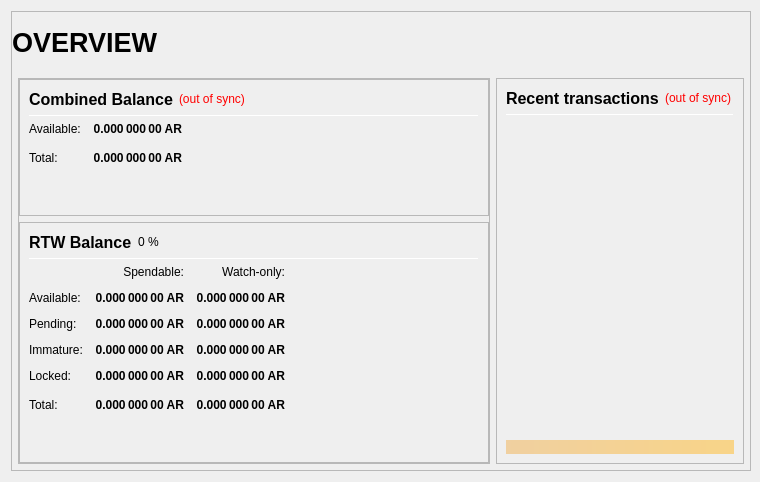
<?xml version="1.0" encoding="UTF-8"?>
<ui version="4.0">
 <class>OverviewPage</class>
 <widget class="QWidget" name="OverviewPage">
  <property name="geometry">
   <rect>
    <x>0</x>
    <y>0</y>
    <width>760</width>
    <height>482</height>
   </rect>
  </property>
  <property name="minimumSize">
   <size>
    <width>660</width>
    <height>482</height>
   </size>
  </property>
  <property name="maximumSize">
   <size>
    <width>860</width>
    <height>782</height>
   </size>
  </property>
  <property name="windowTitle">
   <string>Form</string>
  </property>
  <layout class="QVBoxLayout" name="topLayout" stretch="1">
   <property name="rightMargin">
    <number>9</number>
   </property>
   <item>
    <widget class="QFrame" name="frame_BG">
     <property name="minimumSize">
      <size>
       <width>650</width>
       <height>410</height>
      </size>
     </property>
     <property name="maximumSize">
      <size>
       <width>16777215</width>
       <height>16777215</height>
      </size>
     </property>
     <property name="frameShape">
      <enum>QFrame::StyledPanel</enum>
     </property>
     <property name="frameShadow">
      <enum>QFrame::Raised</enum>
     </property>
     <layout class="QVBoxLayout" name="verticalLayout_3" stretch="1">
      <property name="leftMargin">
       <number>0</number>
      </property>
      <property name="topMargin">
       <number>0</number>
      </property>
      <property name="rightMargin">
       <number>0</number>
      </property>
      <property name="bottomMargin">
       <number>6</number>
      </property>
      <item>
       <layout class="QVBoxLayout" name="verticalLayout_Master" stretch="0,1">
        <property name="leftMargin">
         <number>0</number>
        </property>
        <property name="topMargin">
         <number>0</number>
        </property>
        <property name="rightMargin">
         <number>0</number>
        </property>
        <property name="bottomMargin">
         <number>0</number>
        </property>
        <item>
         <widget class="QFrame" name="frame_Header">
          <layout class="QVBoxLayout" name="verticalLayout_Header" stretch="0">
           <property name="leftMargin">
            <number>0</number>
           </property>
           <property name="topMargin">
            <number>0</number>
           </property>
           <property name="rightMargin">
            <number>0</number>
           </property>
           <property name="bottomMargin">
            <number>0</number>
           </property>
           <item>
            <layout class="QHBoxLayout" name="horizontalLayout_Header" stretch="1,0,1">
             <property name="spacing">
              <number>6</number>
             </property>
             <item>
              <widget class="QLabel" name="labelOverviewHeaderLeft">
               <property name="minimumSize">
                <size>
                 <width>464</width>
                 <height>60</height>
                </size>
               </property>
               <property name="maximumSize">
                <size>
                 <width>16777215</width>
                 <height>60</height>
                </size>
               </property>
               <property name="font">
                <font>
                 <pointsize>20</pointsize>
                 <weight>75</weight>
                 <bold>true</bold>
                </font>
               </property>
               <property name="text">
                <string>OVERVIEW</string>
               </property>
               <property name="alignment">
                <set>Qt::AlignLeading|Qt::AlignLeft|Qt::AlignVCenter</set>
               </property>
              </widget>
             </item>
             <item>
              <spacer name="horizontalSpacer_Header">
               <property name="orientation">
                <enum>Qt::Horizontal</enum>
               </property>
               <property name="sizeHint" stdset="0">
                <size>
                 <width>40</width>
                 <height>20</height>
                </size>
               </property>
              </spacer>
             </item>
             <item>
              <widget class="QLabel" name="labelOverviewHeaderRight">
               <property name="minimumSize">
                <size>
                 <width>464</width>
                 <height>60</height>
                </size>
               </property>
               <property name="maximumSize">
                <size>
                 <width>16777215</width>
                 <height>60</height>
                </size>
               </property>
               <property name="font">
                <font>
                 <pointsize>14</pointsize>
                </font>
               </property>
               <property name="text">
                <string/>
               </property>
               <property name="alignment">
                <set>Qt::AlignRight|Qt::AlignTrailing|Qt::AlignVCenter</set>
               </property>
              </widget>
             </item>
            </layout>
           </item>
          </layout>
         </widget>
        </item>
        <item>
         <widget class="QFrame" name="frame_Content">
          <layout class="QVBoxLayout" name="verticalLayout_Content">
           <property name="leftMargin">
            <number>6</number>
           </property>
           <property name="topMargin">
            <number>0</number>
           </property>
           <property name="rightMargin">
            <number>6</number>
           </property>
           <property name="bottomMargin">
            <number>0</number>
           </property>
           <item>
            <layout class="QHBoxLayout" name="horizontalLayout_Content" stretch="1,1">
             <property name="spacing">
              <number>6</number>
             </property>
             <item>
              <layout class="QVBoxLayout" name="verticalLayout_left" stretch="1">
               <item>
                <widget class="QFrame" name="frameObfuscation">
                 <property name="minimumSize">
                  <size>
                   <width>0</width>
                   <height>0</height>
                  </size>
                 </property>
                 <property name="frameShape">
                  <enum>QFrame::StyledPanel</enum>
                 </property>
                 <property name="frameShadow">
                  <enum>QFrame::Raised</enum>
                 </property>
                 <layout class="QVBoxLayout" name="verticalLayout" stretch="0,0,0">
                  <property name="leftMargin">
                   <number>0</number>
                  </property>
                  <property name="topMargin">
                   <number>0</number>
                  </property>
                  <property name="rightMargin">
                   <number>0</number>
                  </property>
                  <property name="bottomMargin">
                   <number>0</number>
                  </property>
                  <item>
                   <widget class="QFrame" name="frame_CombinedBalances">
                    <property name="minimumSize">
                     <size>
                      <width>470</width>
                      <height>0</height>
                     </size>
                    </property>
                    <property name="frameShape">
                     <enum>QFrame::StyledPanel</enum>
                    </property>
                    <property name="frameShadow">
                     <enum>QFrame::Raised</enum>
                    </property>
                    <layout class="QVBoxLayout" name="verticalLayout_5">
                     <item>
                      <layout class="QHBoxLayout" name="horizontalLayout_5" stretch="0,0,0">
                       <item>
                        <widget class="QLabel" name="label_5z">
                         <property name="minimumSize">
                          <size>
                           <width>0</width>
                           <height>20</height>
                          </size>
                         </property>
                         <property name="font">
                          <font>
                           <pointsize>12</pointsize>
                           <weight>75</weight>
                           <bold>true</bold>
                          </font>
                         </property>
                         <property name="toolTip">
                          <string>Combined Balance (including unconfirmed and immature coins)</string>
                         </property>
                         <property name="text">
                          <string>Combined Balance</string>
                         </property>
                        </widget>
                       </item>
                       <item>
                        <widget class="QLabel" name="labelWalletStatus">
                         <property name="cursor">
                          <cursorShape>WhatsThisCursor</cursorShape>
                         </property>
                         <property name="toolTip">
                          <string>The displayed information may be out of date. Your wallet automatically synchronizes with the AriA network after a connection is established, but this process has not completed yet.</string>
                         </property>
                         <property name="styleSheet">
                          <string notr="true">QLabel { color: red; }</string>
                         </property>
                         <property name="text">
                          <string notr="true">(out of sync)</string>
                         </property>
                         <property name="alignment">
                          <set>Qt::AlignLeading|Qt::AlignLeft|Qt::AlignVCenter</set>
                         </property>
                        </widget>
                       </item>
                       <item>
                        <spacer name="horizontalSpacer_1">
                         <property name="orientation">
                          <enum>Qt::Horizontal</enum>
                         </property>
                         <property name="sizeHint" stdset="0">
                          <size>
                           <width>40</width>
                           <height>20</height>
                          </size>
                         </property>
                        </spacer>
                       </item>
                      </layout>
                     </item>
                     <item>
                      <widget class="Line" name="line_CombinedBalance">
                       <property name="minimumSize">
                        <size>
                         <width>0</width>
                         <height>1</height>
                        </size>
                       </property>
                       <property name="maximumSize">
                        <size>
                         <width>16777215</width>
                         <height>1</height>
                        </size>
                       </property>
                       <property name="orientation">
                        <enum>Qt::Horizontal</enum>
                       </property>
                      </widget>
                     </item>
                     <item>
                      <layout class="QGridLayout" name="gridLayout_3">
                       <property name="spacing">
                        <number>12</number>
                       </property>
                       <item row="1" column="0">
                        <widget class="QLabel" name="labelBalanceTextz">
                         <property name="text">
                          <string>Available:</string>
                         </property>
                        </widget>
                       </item>
                       <item row="1" column="1">
                        <widget class="QLabel" name="labelBalancez">
                         <property name="font">
                          <font>
                           <weight>75</weight>
                           <bold>true</bold>
                          </font>
                         </property>
                         <property name="cursor">
                          <cursorShape>IBeamCursor</cursorShape>
                         </property>
                         <property name="toolTip">
                          <string>Your current spendable balance</string>
                         </property>
                         <property name="text">
                          <string notr="true">0.000 000 00 AR</string>
                         </property>
                         <property name="alignment">
                          <set>Qt::AlignRight|Qt::AlignTrailing|Qt::AlignVCenter</set>
                         </property>
                         <property name="textInteractionFlags">
                          <set>Qt::LinksAccessibleByMouse|Qt::TextSelectableByKeyboard|Qt::TextSelectableByMouse</set>
                         </property>
                        </widget>
                       </item>
                       <item row="2" column="0">
                        <widget class="QLabel" name="labelTotalTextz">
                         <property name="text">
                          <string>Total:</string>
                         </property>
                        </widget>
                       </item>
                       <item row="2" column="1">
                        <widget class="QLabel" name="labelTotalz">
                         <property name="font">
                          <font>
                           <weight>75</weight>
                           <bold>true</bold>
                          </font>
                         </property>
                         <property name="cursor">
                          <cursorShape>IBeamCursor</cursorShape>
                         </property>
                         <property name="toolTip">
                          <string>Total Balance, including all unavailable coins.</string>
                         </property>
                         <property name="text">
                          <string notr="true">0.000 000 00 AR</string>
                         </property>
                         <property name="alignment">
                          <set>Qt::AlignRight|Qt::AlignTrailing|Qt::AlignVCenter</set>
                         </property>
                         <property name="textInteractionFlags">
                          <set>Qt::LinksAccessibleByMouse|Qt::TextSelectableByKeyboard|Qt::TextSelectableByMouse</set>
                         </property>
                        </widget>
                       </item>
                       <item row="2" column="3">
                        <spacer name="horizontalSpacer_2">
                         <property name="orientation">
                          <enum>Qt::Horizontal</enum>
                         </property>
                         <property name="sizeHint" stdset="0">
                          <size>
                           <width>40</width>
                           <height>20</height>
                          </size>
                         </property>
                        </spacer>
                       </item>
                      </layout>
                     </item>
                     <item>
                      <spacer name="verticalSpacer_1">
                       <property name="orientation">
                        <enum>Qt::Vertical</enum>
                       </property>
                       <property name="sizeHint" stdset="0">
                        <size>
                         <width>20</width>
                         <height>40</height>
                        </size>
                       </property>
                      </spacer>
                     </item>
                    </layout>
                   </widget>
                  </item>
                  <item>
                   <widget class="QFrame" name="frame_Balances">
                    <property name="frameShape">
                     <enum>QFrame::StyledPanel</enum>
                    </property>
                    <property name="frameShadow">
                     <enum>QFrame::Raised</enum>
                    </property>
                    <layout class="QVBoxLayout" name="verticalLayout_4">
                     <item>
                      <layout class="QHBoxLayout" name="horizontalLayout_4">
                       <item>
                        <widget class="QLabel" name="label_5">
                         <property name="minimumSize">
                          <size>
                           <width>0</width>
                           <height>20</height>
                          </size>
                         </property>
                         <property name="font">
                          <font>
                           <pointsize>12</pointsize>
                           <weight>75</weight>
                           <bold>true</bold>
                          </font>
                         </property>
                         <property name="text">
                          <string>RTW Balance</string>
                         </property>
                        </widget>
                       </item>
                       <item>
                        <widget class="QLabel" name="labelAriAPercent">
                         <property name="text">
                          <string notr="true">0 %</string>
                         </property>
                        </widget>
                       </item>
                       <item>
                        <spacer name="horizontalSpacer_3">
                         <property name="orientation">
                          <enum>Qt::Horizontal</enum>
                         </property>
                         <property name="sizeHint" stdset="0">
                          <size>
                           <width>40</width>
                           <height>20</height>
                          </size>
                         </property>
                        </spacer>
                       </item>
                      </layout>
                     </item>
                     <item>
                      <widget class="Line" name="line_Balance">
                       <property name="minimumSize">
                        <size>
                         <width>0</width>
                         <height>1</height>
                        </size>
                       </property>
                       <property name="maximumSize">
                        <size>
                         <width>16777215</width>
                         <height>1</height>
                        </size>
                       </property>
                       <property name="orientation">
                        <enum>Qt::Horizontal</enum>
                       </property>
                      </widget>
                     </item>
                     <item>
                      <layout class="QGridLayout" name="gridLayout">
                       <property name="spacing">
                        <number>12</number>
                       </property>
                       <item row="0" column="1">
                        <widget class="QLabel" name="labelSpendable">
                         <property name="text">
                          <string>Spendable:</string>
                         </property>
                         <property name="alignment">
                          <set>Qt::AlignRight|Qt::AlignTrailing|Qt::AlignVCenter</set>
                         </property>
                        </widget>
                       </item>
                       <item row="0" column="2">
                        <widget class="QLabel" name="labelWatchonly">
                         <property name="text">
                          <string>Watch-only:</string>
                         </property>
                         <property name="alignment">
                          <set>Qt::AlignRight|Qt::AlignTrailing|Qt::AlignVCenter</set>
                         </property>
                        </widget>
                       </item>
                       <item row="1" column="0">
                        <widget class="QLabel" name="labelBalanceText">
                         <property name="text">
                          <string>Available:</string>
                         </property>
                        </widget>
                       </item>
                       <item row="1" column="1">
                        <widget class="QLabel" name="labelBalance">
                         <property name="font">
                          <font>
                           <weight>75</weight>
                           <bold>true</bold>
                          </font>
                         </property>
                         <property name="cursor">
                          <cursorShape>IBeamCursor</cursorShape>
                         </property>
                         <property name="toolTip">
                          <string>Your current spendable balance</string>
                         </property>
                         <property name="text">
                          <string notr="true">0.000 000 00 AR</string>
                         </property>
                         <property name="alignment">
                          <set>Qt::AlignRight|Qt::AlignTrailing|Qt::AlignVCenter</set>
                         </property>
                         <property name="textInteractionFlags">
                          <set>Qt::LinksAccessibleByMouse|Qt::TextSelectableByKeyboard|Qt::TextSelectableByMouse</set>
                         </property>
                        </widget>
                       </item>
                       <item row="1" column="2">
                        <widget class="QLabel" name="labelWatchAvailable">
                         <property name="font">
                          <font>
                           <weight>75</weight>
                           <bold>true</bold>
                          </font>
                         </property>
                         <property name="cursor">
                          <cursorShape>IBeamCursor</cursorShape>
                         </property>
                         <property name="toolTip">
                          <string>Your current balance in watch-only addresses</string>
                         </property>
                         <property name="text">
                          <string notr="true">0.000 000 00 AR</string>
                         </property>
                         <property name="alignment">
                          <set>Qt::AlignRight|Qt::AlignTrailing|Qt::AlignVCenter</set>
                         </property>
                         <property name="textInteractionFlags">
                          <set>Qt::LinksAccessibleByMouse|Qt::TextSelectableByKeyboard|Qt::TextSelectableByMouse</set>
                         </property>
                        </widget>
                       </item>
                       <item row="2" column="0">
                        <widget class="QLabel" name="labelPendingText">
                         <property name="text">
                          <string>Pending:</string>
                         </property>
                        </widget>
                       </item>
                       <item row="2" column="1">
                        <widget class="QLabel" name="labelUnconfirmed">
                         <property name="font">
                          <font>
                           <weight>75</weight>
                           <bold>true</bold>
                          </font>
                         </property>
                         <property name="cursor">
                          <cursorShape>IBeamCursor</cursorShape>
                         </property>
                         <property name="toolTip">
                          <string>Total of transactions that have yet to be confirmed, and do not yet count toward the spendable balance</string>
                         </property>
                         <property name="text">
                          <string notr="true">0.000 000 00 AR</string>
                         </property>
                         <property name="alignment">
                          <set>Qt::AlignRight|Qt::AlignTrailing|Qt::AlignVCenter</set>
                         </property>
                         <property name="textInteractionFlags">
                          <set>Qt::LinksAccessibleByMouse|Qt::TextSelectableByKeyboard|Qt::TextSelectableByMouse</set>
                         </property>
                        </widget>
                       </item>
                       <item row="2" column="2">
                        <widget class="QLabel" name="labelWatchPending">
                         <property name="font">
                          <font>
                           <weight>75</weight>
                           <bold>true</bold>
                          </font>
                         </property>
                         <property name="cursor">
                          <cursorShape>IBeamCursor</cursorShape>
                         </property>
                         <property name="toolTip">
                          <string>Unconfirmed transactions to watch-only addresses</string>
                         </property>
                         <property name="text">
                          <string notr="true">0.000 000 00 AR</string>
                         </property>
                         <property name="alignment">
                          <set>Qt::AlignRight|Qt::AlignTrailing|Qt::AlignVCenter</set>
                         </property>
                         <property name="textInteractionFlags">
                          <set>Qt::LinksAccessibleByMouse|Qt::TextSelectableByKeyboard|Qt::TextSelectableByMouse</set>
                         </property>
                        </widget>
                       </item>
                       <item row="3" column="0">
                        <widget class="QLabel" name="labelImmatureText">
                         <property name="text">
                          <string>Immature:</string>
                         </property>
                        </widget>
                       </item>
                       <item row="3" column="1">
                        <widget class="QLabel" name="labelImmature">
                         <property name="font">
                          <font>
                           <weight>75</weight>
                           <bold>true</bold>
                          </font>
                         </property>
                         <property name="cursor">
                          <cursorShape>IBeamCursor</cursorShape>
                         </property>
                         <property name="toolTip">
                          <string>Staked or masternode rewards that has not yet matured</string>
                         </property>
                         <property name="text">
                          <string notr="true">0.000 000 00 AR</string>
                         </property>
                         <property name="alignment">
                          <set>Qt::AlignRight|Qt::AlignTrailing|Qt::AlignVCenter</set>
                         </property>
                         <property name="textInteractionFlags">
                          <set>Qt::LinksAccessibleByMouse|Qt::TextSelectableByKeyboard|Qt::TextSelectableByMouse</set>
                         </property>
                        </widget>
                       </item>
                       <item row="3" column="2">
                        <widget class="QLabel" name="labelWatchImmature">
                         <property name="font">
                          <font>
                           <weight>75</weight>
                           <bold>true</bold>
                          </font>
                         </property>
                         <property name="cursor">
                          <cursorShape>IBeamCursor</cursorShape>
                         </property>
                         <property name="toolTip">
                          <string>Staked or masternode rewards in watch-only addresses that has not yet matured</string>
                         </property>
                         <property name="text">
                          <string notr="true">0.000 000 00 AR</string>
                         </property>
                         <property name="alignment">
                          <set>Qt::AlignRight|Qt::AlignTrailing|Qt::AlignVCenter</set>
                         </property>
                         <property name="textInteractionFlags">
                          <set>Qt::LinksAccessibleByMouse|Qt::TextSelectableByKeyboard|Qt::TextSelectableByMouse</set>
                         </property>
                        </widget>
                       </item>
                       <item row="4" column="0">
                        <widget class="QLabel" name="labelLockedBalanceText">
                         <property name="toolTip">
                          <string>Locked AriA or Masternode collaterals. </string>
                         </property>
                         <property name="text">
                          <string>Locked:</string>
                         </property>
                        </widget>
                       </item>
                       <item row="4" column="1">
                        <widget class="QLabel" name="labelLockedBalance">
                         <property name="font">
                          <font>
                           <weight>75</weight>
                           <bold>true</bold>
                          </font>
                         </property>
                         <property name="cursor">
                          <cursorShape>IBeamCursor</cursorShape>
                         </property>
                         <property name="toolTip">
                          <string>Locked AriA or Masternode collaterals. </string>
                         </property>
                         <property name="text">
                          <string notr="true">0.000 000 00 AR</string>
                         </property>
                         <property name="alignment">
                          <set>Qt::AlignRight|Qt::AlignTrailing|Qt::AlignVCenter</set>
                         </property>
                         <property name="textInteractionFlags">
                          <set>Qt::LinksAccessibleByMouse|Qt::TextSelectableByKeyboard|Qt::TextSelectableByMouse</set>
                         </property>
                        </widget>
                       </item>
                       <item row="4" column="2">
                        <widget class="QLabel" name="labelWatchLocked">
                         <property name="font">
                          <font>
                           <weight>75</weight>
                           <bold>true</bold>
                          </font>
                         </property>
                         <property name="cursor">
                          <cursorShape>IBeamCursor</cursorShape>
                         </property>
                         <property name="toolTip">
                          <string>Current locked balance in watch-only addresses</string>
                         </property>
                         <property name="text">
                          <string notr="true">0.000 000 00 AR</string>
                         </property>
                         <property name="alignment">
                          <set>Qt::AlignRight|Qt::AlignTrailing|Qt::AlignVCenter</set>
                         </property>
                         <property name="textInteractionFlags">
                          <set>Qt::LinksAccessibleByMouse|Qt::TextSelectableByKeyboard|Qt::TextSelectableByMouse</set>
                         </property>
                        </widget>
                       </item>
                       <item row="5" column="0">
                        <widget class="QLabel" name="labelTotalText">
                         <property name="toolTip">
                          <string>Your current AriA balance, unconfirmed and immature transactions included</string>
                         </property>
                         <property name="text">
                          <string>Total:</string>
                         </property>
                        </widget>
                       </item>
                       <item row="5" column="1">
                        <widget class="QLabel" name="labelTotal">
                         <property name="font">
                          <font>
                           <weight>75</weight>
                           <bold>true</bold>
                          </font>
                         </property>
                         <property name="cursor">
                          <cursorShape>IBeamCursor</cursorShape>
                         </property>
                         <property name="toolTip">
                          <string>Your current AriA balance, unconfirmed and immature transactions included</string>
                         </property>
                         <property name="text">
                          <string notr="true">0.000 000 00 AR</string>
                         </property>
                         <property name="alignment">
                          <set>Qt::AlignRight|Qt::AlignTrailing|Qt::AlignVCenter</set>
                         </property>
                         <property name="textInteractionFlags">
                          <set>Qt::LinksAccessibleByMouse|Qt::TextSelectableByKeyboard|Qt::TextSelectableByMouse</set>
                         </property>
                        </widget>
                       </item>
                       <item row="5" column="2">
                        <widget class="QLabel" name="labelWatchTotal">
                         <property name="font">
                          <font>
                           <weight>75</weight>
                           <bold>true</bold>
                          </font>
                         </property>
                         <property name="cursor">
                          <cursorShape>IBeamCursor</cursorShape>
                         </property>
                         <property name="toolTip">
                          <string>Current total balance in watch-only addresses</string>
                         </property>
                         <property name="text">
                          <string notr="true">0.000 000 00 AR</string>
                         </property>
                         <property name="alignment">
                          <set>Qt::AlignRight|Qt::AlignTrailing|Qt::AlignVCenter</set>
                         </property>
                         <property name="textInteractionFlags">
                          <set>Qt::LinksAccessibleByMouse|Qt::TextSelectableByKeyboard|Qt::TextSelectableByMouse</set>
                         </property>
                        </widget>
                       </item>
                       <item row="5" column="3">
                        <spacer name="horizontalSpacer_9">
                         <property name="orientation">
                          <enum>Qt::Horizontal</enum>
                         </property>
                         <property name="sizeHint" stdset="0">
                          <size>
                           <width>40</width>
                           <height>20</height>
                          </size>
                         </property>
                        </spacer>
                       </item>
                      </layout>
                     </item>
                     <item>
                      <spacer name="verticalSpacer_3">
                       <property name="orientation">
                        <enum>Qt::Vertical</enum>
                       </property>
                       <property name="sizeHint" stdset="0">
                        <size>
                         <width>20</width>
                         <height>40</height>
                        </size>
                       </property>
                      </spacer>
                     </item>
                    </layout>
                   </widget>
                  </item>
                 </layout>
                </widget>
               </item>
              </layout>
             </item>
             <item>
              <layout class="QVBoxLayout" name="verticalLayout_right" stretch="1">
               <item>
                <widget class="QFrame" name="frame_RecentTransactions">
                 <property name="minimumSize">
                  <size>
                   <width>0</width>
                   <height>0</height>
                  </size>
                 </property>
                 <property name="frameShape">
                  <enum>QFrame::StyledPanel</enum>
                 </property>
                 <property name="frameShadow">
                  <enum>QFrame::Raised</enum>
                 </property>
                 <layout class="QVBoxLayout" name="verticalLayout_1" stretch="0,0,0,0,0">
                  <item>
                   <layout class="QHBoxLayout" name="horizontalLayout_2">
                    <item>
                     <widget class="QLabel" name="label_4">
                      <property name="minimumSize">
                       <size>
                        <width>0</width>
                        <height>20</height>
                       </size>
                      </property>
                      <property name="font">
                       <font>
                        <pointsize>12</pointsize>
                        <weight>75</weight>
                        <bold>true</bold>
                       </font>
                      </property>
                      <property name="text">
                       <string>Recent transactions</string>
                      </property>
                     </widget>
                    </item>
                    <item>
                     <widget class="QLabel" name="labelTransactionsStatus">
                      <property name="cursor">
                       <cursorShape>WhatsThisCursor</cursorShape>
                      </property>
                      <property name="toolTip">
                       <string>The displayed information may be out of date. Your wallet automatically synchronizes with the AriA network after a connection is established, but this process has not completed yet.</string>
                      </property>
                      <property name="styleSheet">
                       <string notr="true">QLabel { color: red; }</string>
                      </property>
                      <property name="text">
                       <string notr="true">(out of sync)</string>
                      </property>
                      <property name="alignment">
                       <set>Qt::AlignRight|Qt::AlignTrailing|Qt::AlignVCenter</set>
                      </property>
                     </widget>
                    </item>
                    <item>
                     <spacer name="horizontalSpacer">
                      <property name="orientation">
                       <enum>Qt::Horizontal</enum>
                      </property>
                      <property name="sizeHint" stdset="0">
                       <size>
                        <width>40</width>
                        <height>20</height>
                       </size>
                      </property>
                     </spacer>
                    </item>
                   </layout>
                  </item>
                  <item>
                   <widget class="Line" name="line">
                    <property name="minimumSize">
                     <size>
                      <width>0</width>
                      <height>1</height>
                     </size>
                    </property>
                    <property name="maximumSize">
                     <size>
                      <width>16777215</width>
                      <height>1</height>
                     </size>
                    </property>
                    <property name="orientation">
                     <enum>Qt::Horizontal</enum>
                    </property>
                   </widget>
                  </item>
                  <item>
                   <widget class="QListView" name="listTransactions">
                    <property name="minimumSize">
                     <size>
                      <width>0</width>
                      <height>0</height>
                     </size>
                    </property>
                    <property name="styleSheet">
                     <string notr="true">QListView { background: transparent; }</string>
                    </property>
                    <property name="frameShape">
                     <enum>QFrame::NoFrame</enum>
                    </property>
                    <property name="verticalScrollBarPolicy">
                     <enum>Qt::ScrollBarAlwaysOff</enum>
                    </property>
                    <property name="horizontalScrollBarPolicy">
                     <enum>Qt::ScrollBarAlwaysOff</enum>
                    </property>
                    <property name="selectionMode">
                     <enum>QAbstractItemView::NoSelection</enum>
                    </property>
                   </widget>
                  </item>
                  <item>
                   <spacer name="verticalSpacer_2">
                    <property name="orientation">
                     <enum>Qt::Vertical</enum>
                    </property>
                    <property name="sizeType">
                     <enum>QSizePolicy::Expanding</enum>
                    </property>
                    <property name="sizeHint" stdset="0">
                     <size>
                      <width>20</width>
                      <height>40</height>
                     </size>
                    </property>
                   </spacer>
                  </item>
                  <item>
                   <widget class="QLabel" name="labelAlerts">
                    <property name="maximumSize">
                     <size>
                      <width>16777215</width>
                      <height>16777215</height>
                     </size>
                    </property>
                    <property name="styleSheet">
                     <string notr="true">background-color: qlineargradient(x1: 0, y1: 0, x2: 1, y2: 0, stop:0 #F0D0A0, stop:1 #F8D488); color:#000000;</string>
                    </property>
                    <property name="text">
                     <string/>
                    </property>
                    <property name="wordWrap">
                     <bool>true</bool>
                    </property>
                    <property name="margin">
                     <number>3</number>
                    </property>
                   </widget>
                  </item>
                 </layout>
                </widget>
               </item>
              </layout>
             </item>
            </layout>
           </item>
          </layout>
         </widget>
        </item>
       </layout>
      </item>
     </layout>
    </widget>
   </item>
  </layout>
 </widget>
 <resources/>
 <connections/>
</ui>
